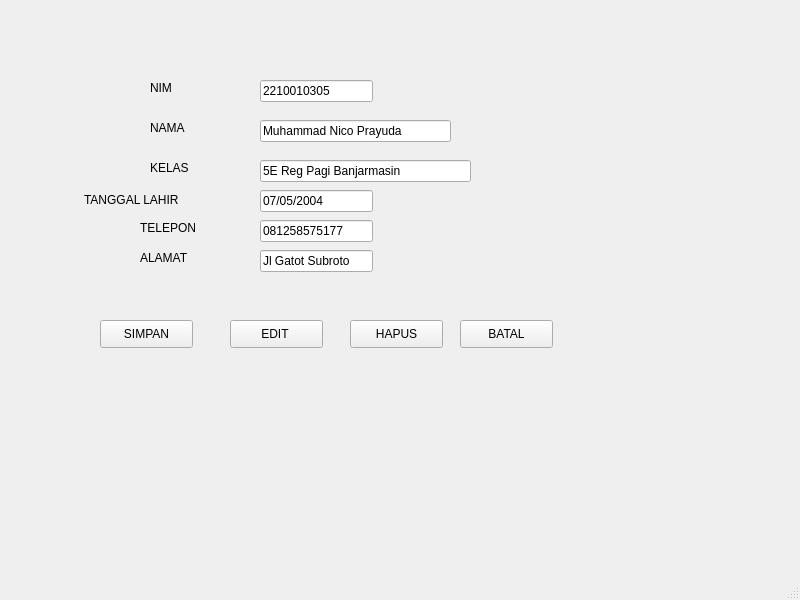
<?xml version="1.0" encoding="UTF-8"?>
<ui version="4.0">
 <class>MainWindow</class>
 <widget class="QMainWindow" name="MainWindow">
  <property name="geometry">
   <rect>
    <x>0</x>
    <y>0</y>
    <width>800</width>
    <height>600</height>
   </rect>
  </property>
  <property name="windowTitle">
   <string>MainWindow</string>
  </property>
  <widget class="QWidget" name="centralwidget">
   <widget class="QLineEdit" name="lineEdit">
    <property name="geometry">
     <rect>
      <x>260</x>
      <y>80</y>
      <width>113</width>
      <height>22</height>
     </rect>
    </property>
    <property name="text">
     <string>2210010305</string>
    </property>
   </widget>
   <widget class="QLineEdit" name="lineEdit_2">
    <property name="geometry">
     <rect>
      <x>260</x>
      <y>120</y>
      <width>191</width>
      <height>22</height>
     </rect>
    </property>
    <property name="text">
     <string>Muhammad Nico Prayuda</string>
    </property>
   </widget>
   <widget class="QLineEdit" name="lineEdit_3">
    <property name="geometry">
     <rect>
      <x>260</x>
      <y>160</y>
      <width>211</width>
      <height>22</height>
     </rect>
    </property>
    <property name="text">
     <string>5E Reg Pagi Banjarmasin</string>
    </property>
   </widget>
   <widget class="QLineEdit" name="lineEdit_4">
    <property name="geometry">
     <rect>
      <x>260</x>
      <y>190</y>
      <width>113</width>
      <height>22</height>
     </rect>
    </property>
    <property name="text">
     <string>07/05/2004</string>
    </property>
   </widget>
   <widget class="QLabel" name="label">
    <property name="geometry">
     <rect>
      <x>150</x>
      <y>80</y>
      <width>55</width>
      <height>16</height>
     </rect>
    </property>
    <property name="text">
     <string>NIM</string>
    </property>
   </widget>
   <widget class="QLabel" name="label_2">
    <property name="geometry">
     <rect>
      <x>150</x>
      <y>120</y>
      <width>55</width>
      <height>16</height>
     </rect>
    </property>
    <property name="text">
     <string>NAMA</string>
    </property>
   </widget>
   <widget class="QLabel" name="label_3">
    <property name="geometry">
     <rect>
      <x>150</x>
      <y>160</y>
      <width>55</width>
      <height>16</height>
     </rect>
    </property>
    <property name="text">
     <string>KELAS</string>
    </property>
   </widget>
   <widget class="QLabel" name="label_4">
    <property name="geometry">
     <rect>
      <x>84</x>
      <y>190</y>
      <width>121</width>
      <height>20</height>
     </rect>
    </property>
    <property name="text">
     <string>TANGGAL LAHIR</string>
    </property>
   </widget>
   <widget class="QLabel" name="label_5">
    <property name="geometry">
     <rect>
      <x>140</x>
      <y>220</y>
      <width>55</width>
      <height>16</height>
     </rect>
    </property>
    <property name="text">
     <string>TELEPON</string>
    </property>
   </widget>
   <widget class="QLabel" name="label_6">
    <property name="geometry">
     <rect>
      <x>140</x>
      <y>250</y>
      <width>55</width>
      <height>16</height>
     </rect>
    </property>
    <property name="text">
     <string>ALAMAT</string>
    </property>
   </widget>
   <widget class="QLineEdit" name="lineEdit_5">
    <property name="geometry">
     <rect>
      <x>260</x>
      <y>220</y>
      <width>113</width>
      <height>22</height>
     </rect>
    </property>
    <property name="text">
     <string>081258575177</string>
    </property>
   </widget>
   <widget class="QLineEdit" name="lineEdit_6">
    <property name="geometry">
     <rect>
      <x>260</x>
      <y>250</y>
      <width>113</width>
      <height>22</height>
     </rect>
    </property>
    <property name="text">
     <string>Jl Gatot Subroto</string>
    </property>
   </widget>
   <widget class="QPushButton" name="pushButton">
    <property name="geometry">
     <rect>
      <x>100</x>
      <y>320</y>
      <width>93</width>
      <height>28</height>
     </rect>
    </property>
    <property name="text">
     <string>SIMPAN</string>
    </property>
   </widget>
   <widget class="QPushButton" name="pushButton_2">
    <property name="geometry">
     <rect>
      <x>230</x>
      <y>320</y>
      <width>93</width>
      <height>28</height>
     </rect>
    </property>
    <property name="text">
     <string>EDIT </string>
    </property>
   </widget>
   <widget class="QPushButton" name="pushButton_3">
    <property name="geometry">
     <rect>
      <x>350</x>
      <y>320</y>
      <width>93</width>
      <height>28</height>
     </rect>
    </property>
    <property name="text">
     <string>HAPUS</string>
    </property>
   </widget>
   <widget class="QPushButton" name="pushButton_4">
    <property name="geometry">
     <rect>
      <x>460</x>
      <y>320</y>
      <width>93</width>
      <height>28</height>
     </rect>
    </property>
    <property name="text">
     <string>BATAL</string>
    </property>
   </widget>
  </widget>
  <widget class="QMenuBar" name="menubar">
   <property name="geometry">
    <rect>
     <x>0</x>
     <y>0</y>
     <width>800</width>
     <height>21</height>
    </rect>
   </property>
  </widget>
  <widget class="QStatusBar" name="statusbar"/>
 </widget>
 <resources/>
 <connections/>
</ui>
